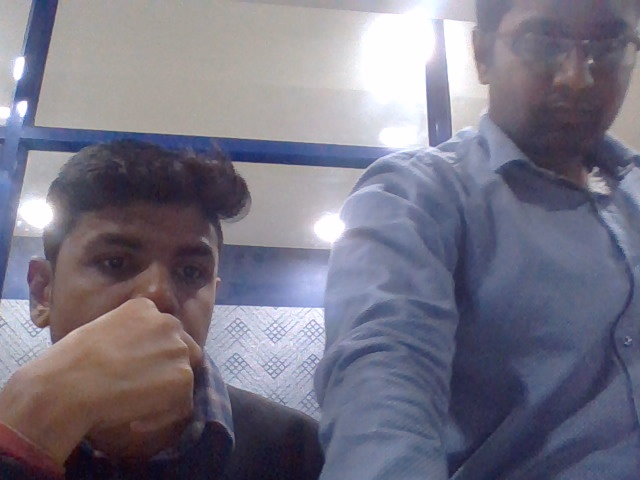
#> input picture Img19-01-19-18-39-32.jpg, 640 x 480 px, given in place of the camera
$ python segment.py   (older library calls are emulated)
#> lines starting #> are read from the running program, lines starting #| are printed output that depends on the picture; after the words box and inside, x2 and y2 are one past the last pixel; in counts of white or black regions, pixels touching at a corner belong together
import cv2
import numpy as np


#lower and upper boundary values for green
lowerBound=np.array([33,80,40])
upperBound=np.array([102,255,255])


cam=cv2.VideoCapture(0)

kernelOpen=np.ones((5,5))
kernelClose=np.ones((20,20))    #close larger holes

font = cv2.FONT_HERSHEY_SIMPLEX


while True:
    ret,img=cam.read()
#> img is the input picture: shape (480, 640, 3); mean B, G, R 131.8, 116.8, 119.4
    img=cv2.resize(img,(400,350))
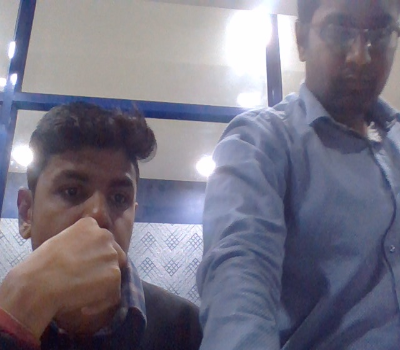
#> img: shape (350, 400, 3); mean B, G, R 131.7, 116.7, 119.3

    #converting image in BGR to HSV format
    imgHsv=cv2.cvtColor(img,cv2.COLOR_BGR2HSV)
#> imgHsv: shape (350, 400, 3); mean H, S, V 98.4, 56.6, 137.3

    #filtering green portion of image  i.i.  creating a mask
    mask=cv2.inRange(imgHsv,lowerBound,upperBound)
#> mask: shape (350, 400); every value is 0


    #morphology (removing that dotted pixels)
    maskOpen=cv2.morphologyEx(mask,cv2.MORPH_OPEN,kernelOpen)  #remove dots outside image
    maskClose=cv2.morphologyEx(maskOpen,cv2.MORPH_CLOSE,kernelClose)   #remove dots inside image


    maskFinal=maskClose
    _,conts,h=cv2.findContours(maskFinal.copy(),cv2.RETR_EXTERNAL,cv2.CHAIN_APPROX_NONE)
#> conts = []; h = None

    cv2.drawContours(img,conts,-1,(255,0,0),3)      #blue boundary arround objects of thickness 3
    for i in range(len(conts)):
        x,y,w,h=cv2.boundingRect(conts[i])
        cv2.rectangle(img,(x,y),(x+w,y+h),(0,0,255), 2)         #drawing rectangles
        cv2.putText(img,str(i+1),(x,y+h+20),font,0.55,(0,255,255),2)
#> this loop made 0 passes


    cv2.imshow("Mask",mask)
    cv2.imshow("Cam",img)
    cv2.imshow("MaskOpen",maskOpen)
    cv2.imshow("MaskClose",maskClose)

    cv2.waitKey(10)

$ run again, on tomato.jpg
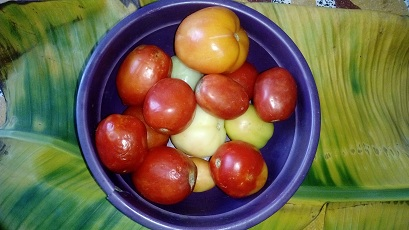
#> input picture tomato.jpg, 409 x 230 px, given in place of the camera
#> img is the input picture: shape (230, 409, 3); mean B, G, R 71.5, 100.7, 112.3
#> imgHsv: shape (350, 400, 3); mean H, S, V 58.4, 156.5, 134.8
#> `mask=cv2.inRange(imgHsv,lowerBound,upperBound)`:
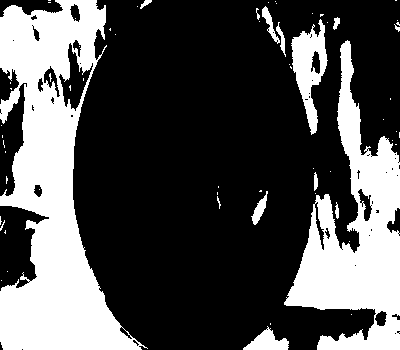
#> mask: shape (350, 400); 31.3% white; 64 white regions (50 under 20 px), largest, box (x1, y1, x2, y2) and area: (0, 0, 148, 350) 25201, (284, 40, 400, 350) 15037, (291, 19, 328, 135) 1989
#> maskOpen: shape (350, 400); 29.9% white; 10 white regions (1 under 20 px), largest, box (x1, y1, x2, y2) and area: (0, 0, 141, 350) 24183, (286, 41, 400, 350) 14577, (292, 32, 327, 133) 1833
#> maskClose: shape (350, 400); 33.7% white; 6 white regions
#> `_,conts,h=cv2.findContours(maskFinal.copy(),cv2.RETR_EXTERNAL,cv2.CHAI..`: conts = 6 contours, 1 with area under 20; largest, box (x1, y1, x2, y2) and area: (0, 0, 142, 350) 26255, (287, 19, 400, 350) 18857, (245, 331, 289, 350) 464, (253, 200, 267, 224) 166, (263, 0, 273, 25) 134; h = [[1, -1, -1, -1], [2, 0, -1, -1], [3, 1, -1, -1], [4, 2, -1, -1], [5, 3, -1, -1], [-1, 4, -1, -1]]
#> the loop `for i in range(len(conts)):` made 6 passes
#> (x, y, w, h) on passes 1 to 6: (245, 331, 44, 19), (253, 200, 14, 24), (287, 19, 113, 331), (263, 0, 10, 25), (146, 0, 6, 4), (0, 0, 142, 350)
#> after the loop `for i in range(len(conts)):`:
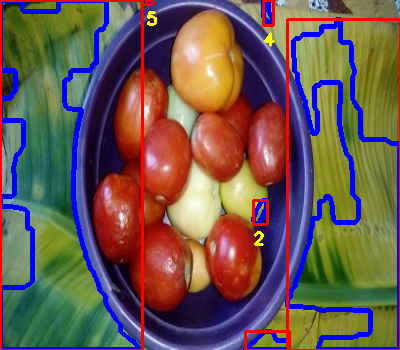
#> img: shape (350, 400, 3); mean B, G, R 81.2, 89, 110.1
